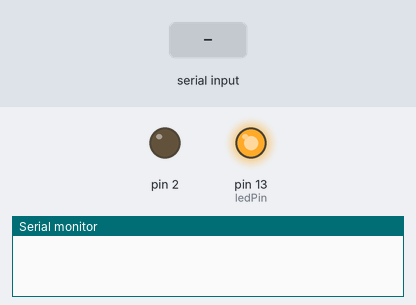
The sketch below on a simulated Arduino Uno, built with avr-gcc and run on an emulated ATmega328P. On the bench: output pins drawn as LEDs (lit = HIGH), the last lines printed to the serial monitor. Inputs (shaded band) come from the test bench. EEPROM starts erased; pins used as bus, display or sensor lines are not drawn.

Above: at 2.1 s.
2.2 s: "turn on fountain 1\n" received over Serial
3.8 s: "turn off fountain 1\n" received over Serial
At 5.1 s:
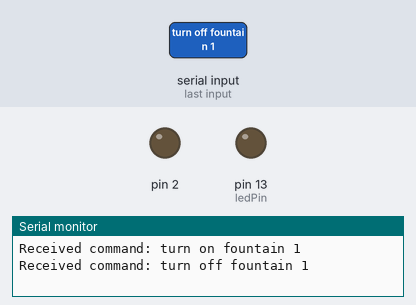
5.4 s: "get state\n" received over Serial
Timing chart, 0 to 8.4 s (numbered marks = the images above; inputs shaded):
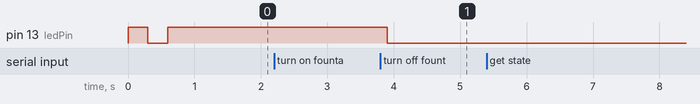

Measured:
- after the input at 3.8 s, pin 13 (ledPin): HIGH → LOW after 0.10 s

The sketch:

ArduinoFountainControl.ino
```cpp
// Sergiy Vovk. 2017.
#include <EEPROM.h>
const int ledPin = 13; // LED connected to digital pin 13.

void blinkLed(int n) { // Функція blinkLed блимає світлодіодом n раз.
    for (int i = 0; i < n; i++) {
      if (i) delay(300); // На першому такті пауза не потрібна.
      digitalWrite(ledPin, HIGH);
      delay(300);
      digitalWrite(ledPin, LOW);
    }
}

void notifyAboutCommand(const char* command) { // Повідомляє користувачу про отриману команду.
  Serial.print("Received command: ");
  Serial.print(command);
  Serial.println();
}

inline void proccessCommand(const char* command) { // Обробляє команду.
  if (!strcmp(command, "turn on fountain 1")) { // Якщо отримали команду "turn on fountain 1".
    notifyAboutCommand(command);
    digitalWrite(1, HIGH); // Вмикаємо фонтан 1.
    digitalWrite(ledPin, HIGH); // Вмикаємо світлодіод.
    EEPROM.write(0, 1); // Запамятовуємо стан фонтану.

  // Якщо отримали команду "turn off fountain 1".
  } else if (!strcmp(command, "turn off fountain 1")) {
    notifyAboutCommand(command);
    digitalWrite(1, LOW); // Вимикаємо фонтан 1.
    digitalWrite(ledPin, LOW); // Вимикаємо світлодіод.
    EEPROM.write(0, 0); // Запамятовуємо стан фонтану.

  } else if (!strcmp(command, "get state")) { // Якщо отримали команду "get state".
    if (EEPROM.read(0)) Serial.print("fountain 1: on");
    else Serial.print("fountain 1: off");
    Serial.println();

  } else { // Якщо команда невідома.
    Serial.print("Unknown command: ");
    Serial.print(command);
    Serial.println();
  }
} // proccessCommand

void setup() {
  Serial.begin(9600); // Відкриваємо порт.

  // Вибираємо режим роботи контактів як "вивід".
  pinMode(1, OUTPUT);
  pinMode(2, OUTPUT);
  pinMode(ledPin, OUTPUT);

  byte b = EEPROM.read(0);
  if (b) digitalWrite(1, HIGH);
  blinkLed(2); // Блимаємо світлодіодом - повідомляємо що програма запустилась.
  if (b) digitalWrite(ledPin, HIGH);
}

void loop() {
  int i = 0;
  char buffer[100];
  if (Serial.available()) { // Якщо є дані, читаємо.
    delay(100);

    // Записуємо почитане в буфер.
    while (Serial.available() && i < 99) buffer[i++] = Serial.read();

    buffer[i] = '\0'; // Закриваємо масив.
  }

  if (i) { // Якщо буфер наповнено.

    // Видаляємо можливий символ \n в кінці.
    if (buffer[i - 1] == '\n') {
      if (i == 1) return; // Пусту стрічку пропускаємо.
      buffer[i - 1] = '\0';
    }

    proccessCommand(buffer); // Обробляємо команду.
  }
}
```
